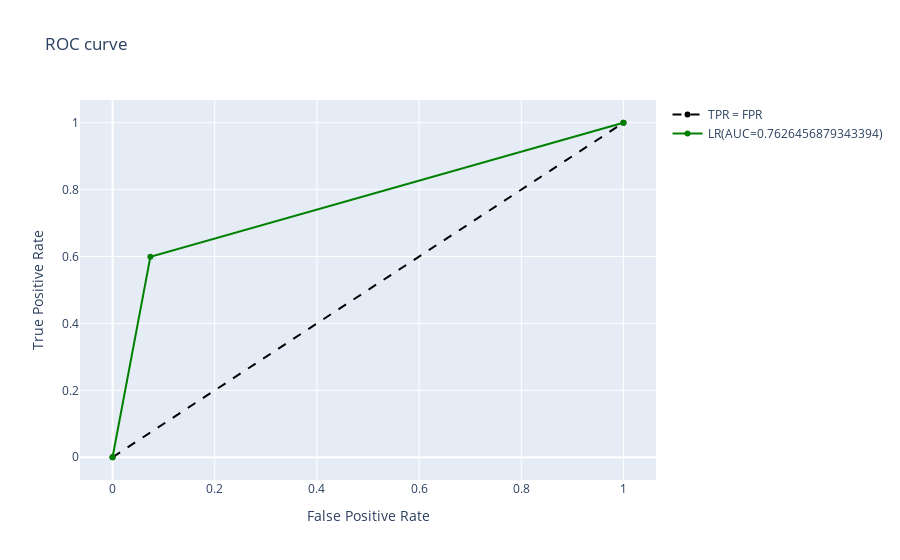
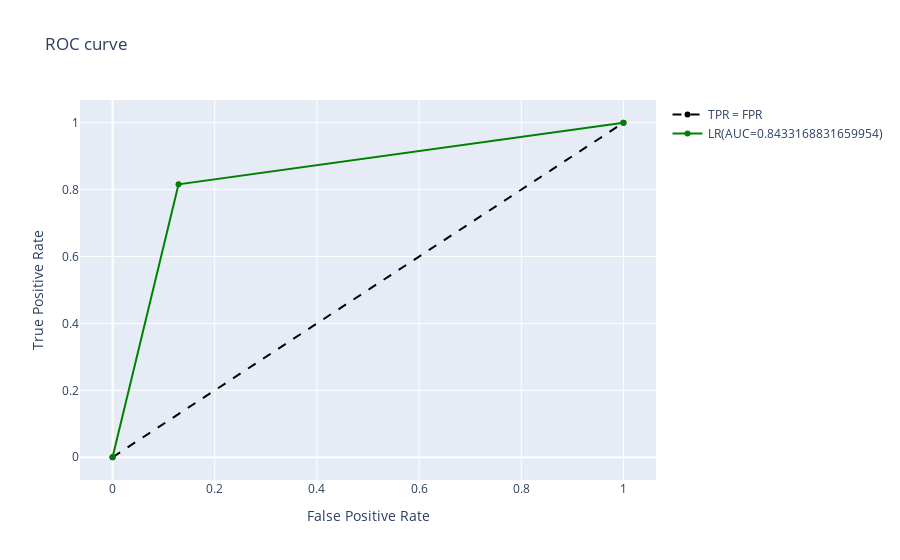
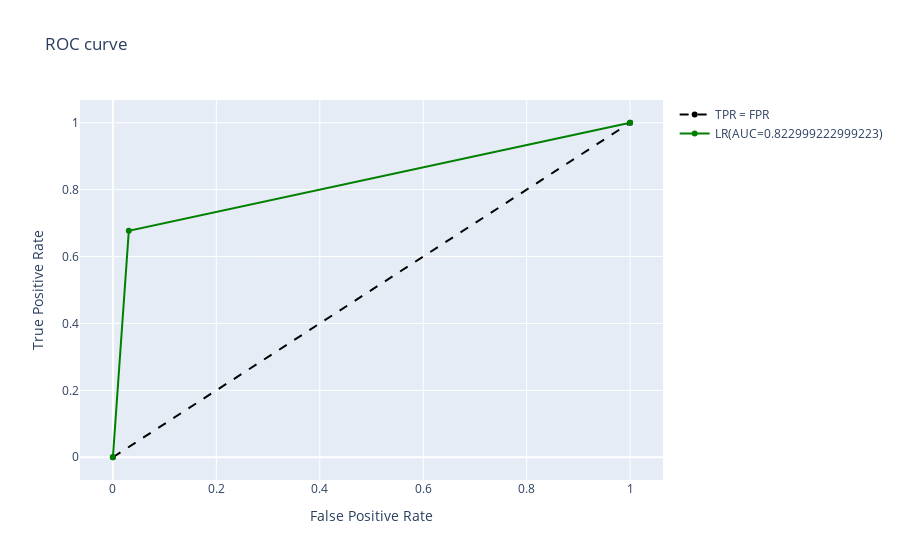
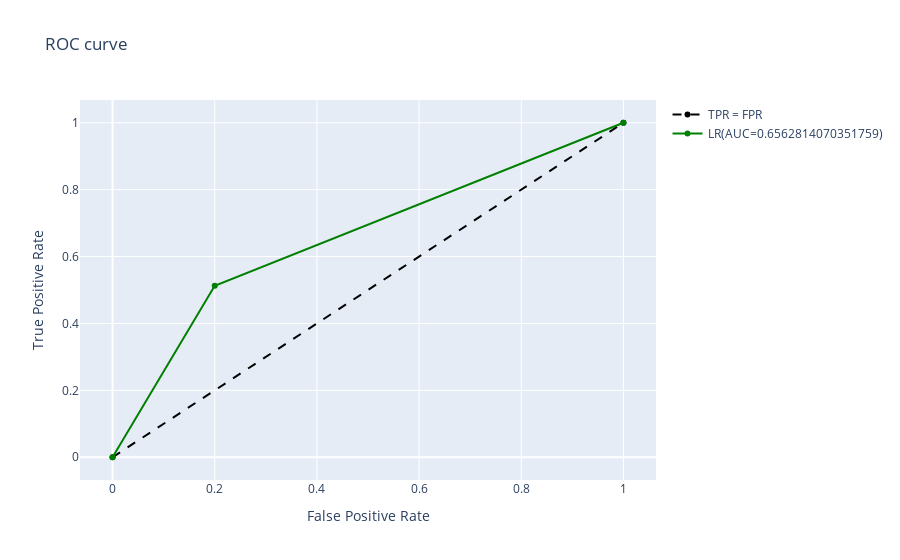

Here is the notebook cell these charts were saved with, in order:
### Code cell
# bow
bow_vectorizer = CountVectorizer(analyzer="word", tokenizer=lambda text: text.split())
res_bow = dataset_check(df_dict,bow_vectorizer,'bow')
res_bow

### Figure 1 — Plotly figure (JSON) as saved in the notebook; plotly's stock layout.template omitted (floating-point values rounded to 4 significant figures)
{"data": [{"line": {"color": "black", "dash": "dash"}, "name": "TPR = FPR", "type": "scatter", "x": [0, 1], "y": [0, 1]}, {"marker": {"color": "green"}, "name": "LR(AUC=0.7626456879343394)", "type": "scatter", "x": [0, 0.07405, 1], "y": [0, 0.5993, 1]}], "layout": {"title": {"text": "ROC curve"}, "xaxis": {"title": {"text": "False Positive Rate"}}, "yaxis": {"title": {"text": "True Positive Rate"}}}}

### Figure 2 — Plotly figure (JSON) as saved in the notebook; plotly's stock layout.template omitted (floating-point values rounded to 4 significant figures)
{"data": [{"line": {"color": "black", "dash": "dash"}, "name": "TPR = FPR", "type": "scatter", "x": [0, 1], "y": [0, 1]}, {"marker": {"color": "green"}, "name": "LR(AUC=0.8433168831659954)", "type": "scatter", "x": [0, 0.1292, 1], "y": [0, 0.8158, 1]}], "layout": {"title": {"text": "ROC curve"}, "xaxis": {"title": {"text": "False Positive Rate"}}, "yaxis": {"title": {"text": "True Positive Rate"}}}}

### Figure 3 — Plotly figure (JSON) as saved in the notebook; plotly's stock layout.template omitted (floating-point values rounded to 4 significant figures)
{"data": [{"line": {"color": "black", "dash": "dash"}, "name": "TPR = FPR", "type": "scatter", "x": [0, 1], "y": [0, 1]}, {"marker": {"color": "green"}, "name": "LR(AUC=0.822999222999223)", "type": "scatter", "x": [0, 0.03077, 1], "y": [0, 0.6768, 1]}], "layout": {"title": {"text": "ROC curve"}, "xaxis": {"title": {"text": "False Positive Rate"}}, "yaxis": {"title": {"text": "True Positive Rate"}}}}

### Figure 4 — Plotly figure (JSON) as saved in the notebook; plotly's stock layout.template omitted (floating-point values rounded to 4 significant figures)
{"data": [{"line": {"color": "black", "dash": "dash"}, "name": "TPR = FPR", "type": "scatter", "x": [0, 1], "y": [0, 1]}, {"marker": {"color": "green"}, "name": "LR(AUC=0.6562814070351759)", "type": "scatter", "x": [0, 0.2, 1], "y": [0, 0.5126, 1]}], "layout": {"title": {"text": "ROC curve"}, "xaxis": {"title": {"text": "False Positive Rate"}}, "yaxis": {"title": {"text": "True Positive Rate"}}}}
